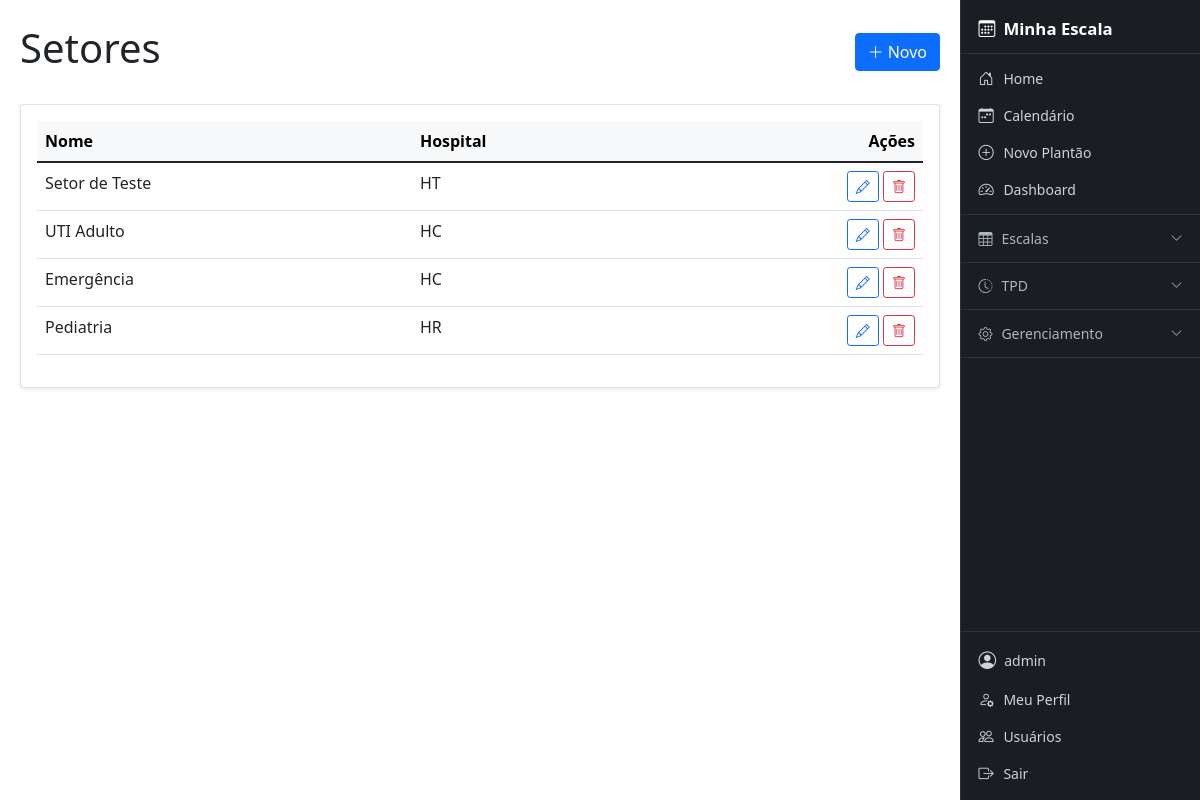
Page /setores/ (signed in) on the earlier database version.
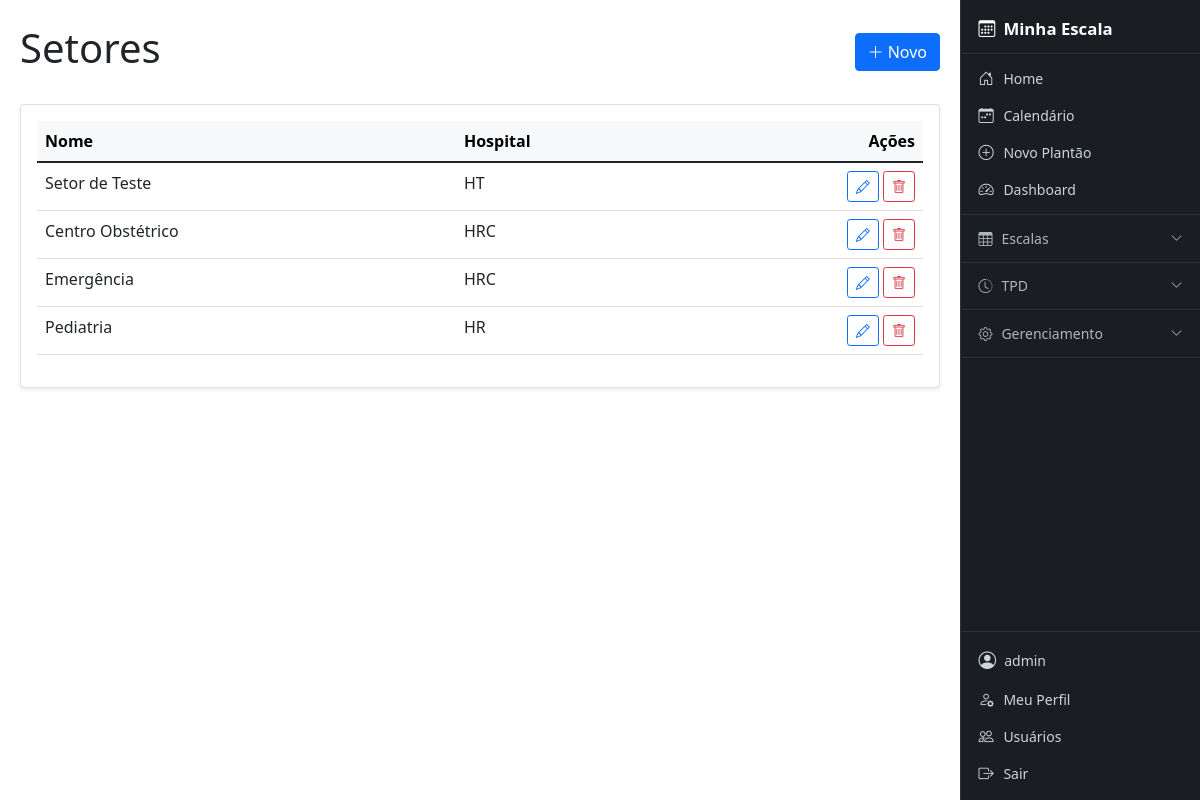
Same page on the later database version.
### core/models.py (models this page shows, shortened)
class Setor(models.Model):
    nome = models.CharField(max_length=100)
    hospital = models.ForeignKey(
        Hospital,
        on_delete=models.CASCADE,
        related_name="setores"
    )
    class Meta:
        unique_together = ("nome", "hospital")

class Hospital(models.Model):
    nome = models.CharField(max_length=150, unique=True)
    sigla = models.CharField(max_length=20, blank=True, null=True)
    def __str__(self):
        return self.sigla or self.nome

### cal/views/geral_views.py (the view)
# urls.py: path('setores/', geral_views.SetorListView.as_view(), name='setor_list'),
class SetorListView(AdminRequiredMixin, ListView):
    paginate_by = 20
    model = Setor
    template_name = 'cal/setor_list.html'
    context_object_name = 'objetos'
    def get_queryset(self):
        return Setor.objects.all()
    def get_context_data(self, **kwargs):
        context = super().get_context_data(**kwargs)
        context.update({'titulo': 'Setores', 'labels': ['Nome', 'Hospital'], 'create_url': 'cal:setor_create', 'update_url': 'cal:setor_update', 'delete_url': 'cal:setor_delete'})
        return context

### cal/views/geral_views.py (called while the page is built)
    def test_func(self):
        return self.request.user.is_staff

### templates/cal/setor_list.html
{% extends 'cal/crud_base_list.html' %}
{% block table_rows %}
<td>{{ obj.nome }}</td>
<td>{{ obj.hospital }}</td>
{% endblock %}

### templates/cal/crud_base_list.html (shortened to what this page needs)
{% extends 'base.html' %}
{% block content %}
<div class="d-flex justify-content-between align-items-center mb-4">
    <h1>{{ titulo }}</h1>
    <a href="{% url create_url %}" class="btn btn-primary">
        <i class="bi bi-plus-lg"></i> Novo
    </a>
</div>
<div class="card shadow-sm">
    <div class="card-body">
        <div class="table-responsive">
            <table class="table table-hover">
                <thead class="table-light">
                    <tr>
                        {% for label in labels %}
                        <th>{{ label }}</th>
                        {% endfor %}
                        <th class="text-end">Ações</th>
                    </tr>
                </thead>
                <tbody>
                    {% for obj in objetos %}
                    <tr>
                        {% block table_rows %}{% endblock %}
                        <td class="text-end" style="white-space: nowrap;">
                            {% block extra_actions %}
                            <a href="{% url update_url obj.pk %}" class="btn btn-sm btn-outline-primary" title="Editar">
                                <i class="bi bi-pencil"></i>
                            </a>
                            <a href="{% url delete_url obj.pk %}" class="btn btn-sm btn-outline-danger" title="Excluir">
                                <i class="bi bi-trash"></i>
                            </a>
                            {% endblock %}
                        </td>
                    </tr>
                    {% empty %}
                    <tr>
                        <td colspan="{{ labels|length|add:1 }}" class="text-center text-muted py-4">
                            Nenhum registro encontrado.
                        </td>
                    </tr>
                    {% endfor %}
                </tbody>
            </table>
        </div>
    </div>
</div>
{% endblock %}

Differences in the rows shown:
changed Setor: nome "UTI Adulto" → "Centro Obstétrico"; hospital "HC" → "HRC"
changed through a linked row, Setor "Emergência": hospital "HC" → "HRC"
